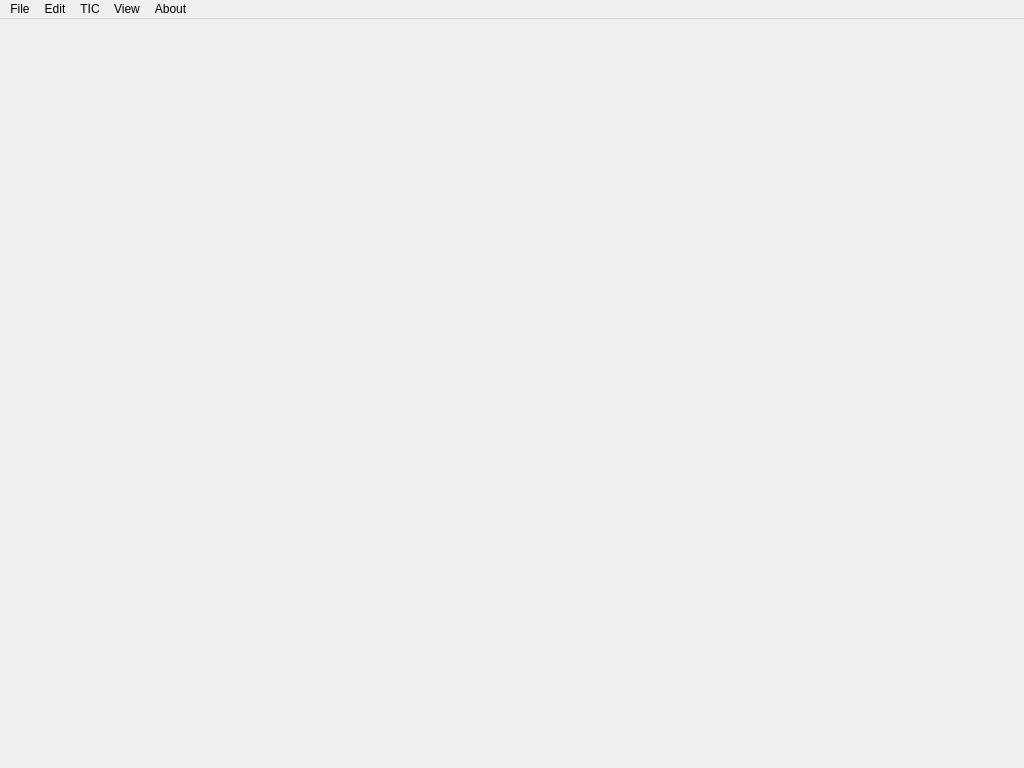
<?xml version="1.0" encoding="UTF-8"?>
<ui version="4.0">
 <class>MainTigerWindow</class>
 <widget class="QMainWindow" name="MainTigerWindow">
  <property name="geometry">
   <rect>
    <x>0</x>
    <y>0</y>
    <width>1024</width>
    <height>768</height>
   </rect>
  </property>
  <property name="minimumSize">
   <size>
    <width>1024</width>
    <height>768</height>
   </size>
  </property>
  <property name="windowTitle">
   <string>TIGER - Topological Interlocking GEneratoR</string>
  </property>
  <property name="windowIcon">
   <iconset>
    <normaloff>:/Icons/help.png</normaloff>:/Icons/help.png</iconset>
  </property>
  <property name="iconSize">
   <size>
    <width>22</width>
    <height>22</height>
   </size>
  </property>
  <widget class="QWidget" name="centralwidget">
   <layout class="QGridLayout" name="gridLayout">
    <item row="0" column="0">
     <widget class="QVTKOpenGLNativeWidget" name="qvtkWidget" native="true"/>
    </item>
   </layout>
  </widget>
  <widget class="QMenuBar" name="menuBar">
   <property name="geometry">
    <rect>
     <x>0</x>
     <y>0</y>
     <width>1024</width>
     <height>25</height>
    </rect>
   </property>
   <widget class="QMenu" name="menuFile">
    <property name="title">
     <string>File</string>
    </property>
    <widget class="QMenu" name="menuNew">
     <property name="title">
      <string>New</string>
     </property>
     <widget class="QMenu" name="menuNewTessellation">
      <property name="title">
       <string>Tessellation</string>
      </property>
      <widget class="QMenu" name="menuNewParametricSurface">
       <property name="title">
        <string>Parametric Surface</string>
       </property>
       <addaction name="actionNewBendedSquareGeometry"/>
       <addaction name="actionNewConeGeometry"/>
       <addaction name="actionNewCylinderGeometry"/>
       <addaction name="actionNewParaboloidGeometry"/>
       <addaction name="actionNewSquareGridGeometry"/>
       <addaction name="actionNewTorusGeometry"/>
       <addaction name="actionNewTruncatedConeGeometry"/>
       <addaction name="actionNewCyclideGeometry"/>
      </widget>
      <widget class="QMenu" name="menuNewPolygon">
       <property name="title">
        <string>Polygon</string>
       </property>
       <addaction name="actionNewEquilateralTriangleGeometry"/>
       <addaction name="actionNewNsidedRegularPolygonGeometry"/>
       <addaction name="actionNewRectangleGeometry"/>
       <addaction name="actionNewSquareGeometry"/>
      </widget>
      <widget class="QMenu" name="menuNewSolid">
       <property name="title">
        <string>Solid</string>
       </property>
       <addaction name="actionNewPlatonicSolidGeometry"/>
       <addaction name="actionNewArchimedeanSolidGeometry"/>
      </widget>
      <addaction name="menuNewParametricSurface"/>
      <addaction name="menuNewPolygon"/>
      <addaction name="menuNewSolid"/>
      <addaction name="separator"/>
      <addaction name="actionNewObjFileGeometry"/>
     </widget>
     <addaction name="actionNewWorkspace"/>
     <addaction name="menuNewTessellation"/>
    </widget>
    <widget class="QMenu" name="menuSaveGeogebraJsFile">
     <property name="title">
      <string>Save Geogebra JS File</string>
     </property>
     <addaction name="actionSaveGeogebraJsTessellationFile"/>
     <addaction name="actionSaveGeogebraJsAllAssemblyFile"/>
     <addaction name="actionSaveGeogebraJsAssemblyFilePerBlock"/>
     <addaction name="actionSaveGeogebraJsAllInterfacePolygonsFile"/>
     <addaction name="separator"/>
     <addaction name="actionSaveGeogebraJsAllFile"/>
    </widget>
    <widget class="QMenu" name="menuSaveOBJFile">
     <property name="title">
      <string>Save OBJ File</string>
     </property>
     <addaction name="actionSaveObjTessellationFile"/>
     <addaction name="actionSaveObjAllAssemblyFile"/>
     <addaction name="actionSaveObjAssemblyFilePerBlock"/>
     <addaction name="actionSaveObjAllInterfacePolygonsFile"/>
     <addaction name="actionSaveObjWorkspaceFile"/>
    </widget>
    <widget class="QMenu" name="menuSaveVRMLFile">
     <property name="title">
      <string>Save VRML File</string>
     </property>
     <addaction name="actionSaveVrmlTessellationFile"/>
     <addaction name="actionSaveVrmlAssemblyFile"/>
     <addaction name="actionSaveVrmlAssemblyFilePerBlock"/>
     <addaction name="actionSaveVrmlInterfacePolygonsFile"/>
     <addaction name="actionSaveVrmlWorkspaceFile"/>
    </widget>
    <addaction name="menuNew"/>
    <addaction name="separator"/>
    <addaction name="actionSaveAbaqusFile"/>
    <addaction name="menuSaveGeogebraJsFile"/>
    <addaction name="menuSaveOBJFile"/>
    <addaction name="menuSaveVRMLFile"/>
    <addaction name="separator"/>
    <addaction name="actionClose"/>
   </widget>
   <widget class="QMenu" name="menuEdit">
    <property name="title">
     <string>Edit</string>
    </property>
    <widget class="QMenu" name="menuEditTessellation">
     <property name="title">
      <string>Tessellation</string>
     </property>
     <addaction name="actionEditTessellationCentroidToOrigin"/>
     <addaction name="actionEditDualTessellation"/>
     <addaction name="actionEditTileSubdivision"/>
     <addaction name="actionEditFlipTessellation"/>
     <addaction name="actionEditNormalizeVertices"/>
     <addaction name="actionEditRotateTessellation"/>
     <addaction name="actionEditScaleTessellation"/>
    </widget>
    <widget class="QMenu" name="menuEditAssembly">
     <property name="title">
      <string>Assembly</string>
     </property>
     <widget class="QMenu" name="menuEditAssemblyClip">
      <property name="title">
       <string>Clip</string>
      </property>
      <addaction name="actionEditAssemblyClipExact"/>
      <addaction name="actionEditAssemblyClipTileOffset"/>
      <addaction name="actionEditAssemblyClipAdaptiveTileOffset"/>
     </widget>
     <addaction name="menuEditAssemblyClip"/>
     <addaction name="separator"/>
     <addaction name="actionEditRestoreAssembly"/>
    </widget>
    <addaction name="menuEditTessellation"/>
    <addaction name="menuEditAssembly"/>
   </widget>
   <widget class="QMenu" name="menuTic">
    <property name="title">
     <string>TIC</string>
    </property>
    <addaction name="actionTicSetCentersAndDirections"/>
    <addaction name="separator"/>
    <addaction name="actionTicTiltingAngleMethod"/>
    <addaction name="actionTicHeightBisectionMethod"/>
    <addaction name="separator"/>
    <addaction name="actionTicCalculateOverlapping"/>
    <addaction name="actionTicCalculateInterfaces"/>
    <addaction name="separator"/>
    <addaction name="actionTicFixBottomBlocks"/>
    <addaction name="separator"/>
    <addaction name="actionTicEquilibriumAnalysis"/>
   </widget>
   <widget class="QMenu" name="menuView">
    <property name="title">
     <string>View</string>
    </property>
    <widget class="QMenu" name="menuViewWorkspace">
     <property name="title">
      <string>Workspace</string>
     </property>
     <widget class="QMenu" name="menuViewTessellation">
      <property name="title">
       <string>Tessellation</string>
      </property>
      <addaction name="actionViewTessellationGeometry"/>
      <addaction name="actionViewTessellationBoundingBox"/>
     </widget>
     <widget class="QMenu" name="menuViewAssembly">
      <property name="title">
       <string>Assembly</string>
      </property>
      <addaction name="actionViewAssemblyGeometry"/>
      <addaction name="actionViewAssemblyBoundingBoxes"/>
     </widget>
     <widget class="QMenu" name="menuViewInterfacePolygons">
      <property name="title">
       <string>Interface Polygons</string>
      </property>
      <addaction name="actionViewPlainInterfaces"/>
      <addaction name="actionViewCompressionForces"/>
      <addaction name="actionViewTensionForces"/>
      <addaction name="actionViewUTangentialForces"/>
      <addaction name="actionViewVTangentialForces"/>
     </widget>
     <addaction name="actionViewAxes"/>
     <addaction name="actionViewGrid"/>
     <addaction name="menuViewTessellation"/>
     <addaction name="actionViewTileCenters"/>
     <addaction name="actionViewEdgeDirections"/>
     <addaction name="menuViewAssembly"/>
     <addaction name="menuViewInterfacePolygons"/>
     <addaction name="separator"/>
     <addaction name="actionViewShowAll"/>
     <addaction name="actionViewHideAll"/>
    </widget>
    <widget class="QMenu" name="menuViewCamera">
     <property name="title">
      <string>Camera</string>
     </property>
     <addaction name="actionCameraFront"/>
     <addaction name="actionCameraBack"/>
     <addaction name="actionCameraLeft"/>
     <addaction name="actionCameraRight"/>
     <addaction name="actionCameraTop"/>
     <addaction name="actionCameraBottom"/>
     <addaction name="separator"/>
     <addaction name="actionCameraManual"/>
     <addaction name="actionCameraReset"/>
    </widget>
    <addaction name="menuViewWorkspace"/>
    <addaction name="menuViewCamera"/>
   </widget>
   <widget class="QMenu" name="menuAbout">
    <property name="title">
     <string>About</string>
    </property>
   </widget>
   <addaction name="menuFile"/>
   <addaction name="menuEdit"/>
   <addaction name="menuTic"/>
   <addaction name="menuView"/>
   <addaction name="menuAbout"/>
  </widget>
  <action name="actionEditTileSubdivision">
   <property name="text">
    <string>Face Subdivision</string>
   </property>
  </action>
  <action name="actionEditNormalizeVertices">
   <property name="text">
    <string>Normalize Vertices</string>
   </property>
  </action>
  <action name="actionEditScaleTessellation">
   <property name="text">
    <string>Scale</string>
   </property>
  </action>
  <action name="actionEditRestoreAssembly">
   <property name="text">
    <string>Restore Assembly</string>
   </property>
  </action>
  <action name="actionTicTiltingAngleMethod">
   <property name="text">
    <string>Tilting Angle Method</string>
   </property>
  </action>
  <action name="actionTicHeightBisectionMethod">
   <property name="text">
    <string>Height-Bisection Method</string>
   </property>
  </action>
  <action name="actionTicEquilibriumAnalysis">
   <property name="text">
    <string>Equilibrium Analysis</string>
   </property>
  </action>
  <action name="actionViewAxes">
   <property name="checkable">
    <bool>true</bool>
   </property>
   <property name="checked">
    <bool>true</bool>
   </property>
   <property name="text">
    <string>Axes</string>
   </property>
  </action>
  <action name="actionViewGrid">
   <property name="checkable">
    <bool>true</bool>
   </property>
   <property name="checked">
    <bool>true</bool>
   </property>
   <property name="text">
    <string>Grid</string>
   </property>
  </action>
  <action name="actionViewTileCenters">
   <property name="checkable">
    <bool>true</bool>
   </property>
   <property name="checked">
    <bool>true</bool>
   </property>
   <property name="text">
    <string>Tile Centers</string>
   </property>
  </action>
  <action name="actionViewEdgeDirections">
   <property name="checkable">
    <bool>true</bool>
   </property>
   <property name="checked">
    <bool>true</bool>
   </property>
   <property name="text">
    <string>Edge Directions</string>
   </property>
  </action>
  <action name="actionViewShowAll">
   <property name="text">
    <string>Show All</string>
   </property>
  </action>
  <action name="actionViewHideAll">
   <property name="text">
    <string>Hide All</string>
   </property>
  </action>
  <action name="actionNewWorkspace">
   <property name="text">
    <string>Workspace</string>
   </property>
  </action>
  <action name="actionNewObjFileGeometry">
   <property name="text">
    <string>From OBJ file</string>
   </property>
  </action>
  <action name="actionNewBendedSquareGeometry">
   <property name="text">
    <string>Bended Square</string>
   </property>
  </action>
  <action name="actionNewConeGeometry">
   <property name="text">
    <string>Cone</string>
   </property>
  </action>
  <action name="actionNewCylinderGeometry">
   <property name="text">
    <string>Cylinder</string>
   </property>
  </action>
  <action name="actionNewSquareGridGeometry">
   <property name="text">
    <string>Square Grid</string>
   </property>
  </action>
  <action name="actionNewTorusGeometry">
   <property name="text">
    <string>Torus</string>
   </property>
  </action>
  <action name="actionNewTruncatedConeGeometry">
   <property name="text">
    <string>Truncated Cone</string>
   </property>
  </action>
  <action name="actionNewEquilateralTriangleGeometry">
   <property name="text">
    <string>Equilateral Triangle</string>
   </property>
  </action>
  <action name="actionNewNsidedRegularPolygonGeometry">
   <property name="text">
    <string>N-sided Regular Polygon</string>
   </property>
  </action>
  <action name="actionNewRectangleGeometry">
   <property name="text">
    <string>Rectangle</string>
   </property>
  </action>
  <action name="actionNewSquareGeometry">
   <property name="text">
    <string>Square</string>
   </property>
  </action>
  <action name="actionNewPlatonicSolidGeometry">
   <property name="text">
    <string>Platonic Solid</string>
   </property>
  </action>
  <action name="actionNewArchimedeanSolidGeometry">
   <property name="text">
    <string>Archimedean Solid</string>
   </property>
  </action>
  <action name="actionCameraFront">
   <property name="text">
    <string>Front</string>
   </property>
  </action>
  <action name="actionCameraBack">
   <property name="text">
    <string>Back</string>
   </property>
  </action>
  <action name="actionCameraLeft">
   <property name="text">
    <string>Left</string>
   </property>
  </action>
  <action name="actionCameraRight">
   <property name="text">
    <string>Right</string>
   </property>
  </action>
  <action name="actionCameraTop">
   <property name="text">
    <string>Top</string>
   </property>
  </action>
  <action name="actionCameraBottom">
   <property name="text">
    <string>Bottom</string>
   </property>
  </action>
  <action name="actionCameraManual">
   <property name="text">
    <string>Manual</string>
   </property>
  </action>
  <action name="actionCameraReset">
   <property name="text">
    <string>Reset</string>
   </property>
  </action>
  <action name="actionClose">
   <property name="text">
    <string>Close</string>
   </property>
  </action>
  <action name="actionEditDualTessellation">
   <property name="text">
    <string>Dual</string>
   </property>
  </action>
  <action name="actionNewParaboloidGeometry">
   <property name="text">
    <string>Paraboloid</string>
   </property>
  </action>
  <action name="actionTicSetCentersAndDirections">
   <property name="text">
    <string>Set Centers and Directions</string>
   </property>
  </action>
  <action name="actionSaveAbaqusFile">
   <property name="text">
    <string>Save Abaqus File</string>
   </property>
  </action>
  <action name="actionSaveGeogebraJsTessellationFile">
   <property name="text">
    <string>Tessellation</string>
   </property>
  </action>
  <action name="actionSaveGeogebraJsAllAssemblyFile">
   <property name="text">
    <string>Assembly (Single File)</string>
   </property>
  </action>
  <action name="actionSaveGeogebraJsAllInterfacePolygonsFile">
   <property name="text">
    <string>Interface Polygons</string>
   </property>
  </action>
  <action name="actionSaveGeogebraJsAllFile">
   <property name="text">
    <string>All Together</string>
   </property>
  </action>
  <action name="actionSaveGeogebraJsAssemblyFilePerBlock">
   <property name="text">
    <string>Assembly (File per Block)</string>
   </property>
  </action>
  <action name="actionSaveObjTessellationFile">
   <property name="text">
    <string>Tessellation</string>
   </property>
  </action>
  <action name="actionSaveObjAllAssemblyFile">
   <property name="text">
    <string>Assembly (Single File)</string>
   </property>
  </action>
  <action name="actionSaveObjAssemblyFilePerBlock">
   <property name="text">
    <string>Assembly (File per Block)</string>
   </property>
  </action>
  <action name="actionSaveObjAllInterfacePolygonsFile">
   <property name="text">
    <string>Interface Polygons</string>
   </property>
  </action>
  <action name="actionEditAssemblyClipExact">
   <property name="text">
    <string>Exact</string>
   </property>
  </action>
  <action name="actionEditAssemblyClipTileOffset">
   <property name="text">
    <string>Tile Offset</string>
   </property>
  </action>
  <action name="actionEditAssemblyClipAdaptiveTileOffset">
   <property name="text">
    <string>Adaptive Tile Offset</string>
   </property>
  </action>
  <action name="actionEditRotateTessellation">
   <property name="text">
    <string>Rotate</string>
   </property>
  </action>
  <action name="actionEditTessellationCentroidToOrigin">
   <property name="text">
    <string>Centroid to Origin</string>
   </property>
  </action>
  <action name="actionTicCalculateInterfaces">
   <property name="text">
    <string>Calculate Interfaces</string>
   </property>
  </action>
  <action name="actionTicCalculateOverlapping">
   <property name="text">
    <string>Calculate Overlapping</string>
   </property>
  </action>
  <action name="actionTicFixBottomBlocks">
   <property name="text">
    <string>Fix Bottom Blocks</string>
   </property>
  </action>
  <action name="actionViewTessellationGeometry">
   <property name="checkable">
    <bool>true</bool>
   </property>
   <property name="checked">
    <bool>true</bool>
   </property>
   <property name="text">
    <string>Geometry</string>
   </property>
  </action>
  <action name="actionViewTessellationBoundingBox">
   <property name="checkable">
    <bool>true</bool>
   </property>
   <property name="text">
    <string>Bounding Box</string>
   </property>
  </action>
  <action name="actionViewAssemblyGeometry">
   <property name="checkable">
    <bool>true</bool>
   </property>
   <property name="checked">
    <bool>true</bool>
   </property>
   <property name="text">
    <string>Geometry</string>
   </property>
  </action>
  <action name="actionViewAssemblyBoundingBoxes">
   <property name="checkable">
    <bool>true</bool>
   </property>
   <property name="text">
    <string>Bounding Boxes</string>
   </property>
  </action>
  <action name="actionViewPlainInterfaces">
   <property name="checkable">
    <bool>true</bool>
   </property>
   <property name="text">
    <string>Plain</string>
   </property>
  </action>
  <action name="actionViewCompressionForces">
   <property name="checkable">
    <bool>true</bool>
   </property>
   <property name="text">
    <string>Compression Forces</string>
   </property>
  </action>
  <action name="actionViewTensionForces">
   <property name="checkable">
    <bool>true</bool>
   </property>
   <property name="text">
    <string>Tension Forces</string>
   </property>
  </action>
  <action name="actionViewUTangentialForces">
   <property name="checkable">
    <bool>true</bool>
   </property>
   <property name="text">
    <string>U-Tangential Forces</string>
   </property>
  </action>
  <action name="actionViewVTangentialForces">
   <property name="checkable">
    <bool>true</bool>
   </property>
   <property name="text">
    <string>V-Tangential Forces</string>
   </property>
  </action>
  <action name="actionSaveObjWorkspaceFile">
   <property name="text">
    <string>Workspace</string>
   </property>
  </action>
  <action name="actionSaveVrmlTessellationFile">
   <property name="text">
    <string>Tessellation</string>
   </property>
  </action>
  <action name="actionSaveVrmlAssemblyFile">
   <property name="text">
    <string>Assembly (Single File)</string>
   </property>
  </action>
  <action name="actionSaveVrmlAssemblyFilePerBlock">
   <property name="text">
    <string>Assembly (File per Block)</string>
   </property>
  </action>
  <action name="actionSaveVrmlInterfacePolygonsFile">
   <property name="text">
    <string>Interfaces</string>
   </property>
  </action>
  <action name="actionSaveVrmlWorkspaceFile">
   <property name="text">
    <string>Workspace</string>
   </property>
  </action>
  <action name="actionEditFlipTessellation">
   <property name="text">
    <string>Flip</string>
   </property>
  </action>
  <action name="actionNewCyclideGeometry">
   <property name="text">
    <string>Cyclide</string>
   </property>
  </action>
 </widget>
 <customwidgets>
  <customwidget>
   <class>QVTKOpenGLNativeWidget</class>
   <extends>QWidget</extends>
   <header>QVTKOpenGLNativeWidget.h</header>
  </customwidget>
 </customwidgets>
 <resources>
  <include location="Icons/icons.qrc"/>
 </resources>
 <connections/>
</ui>
